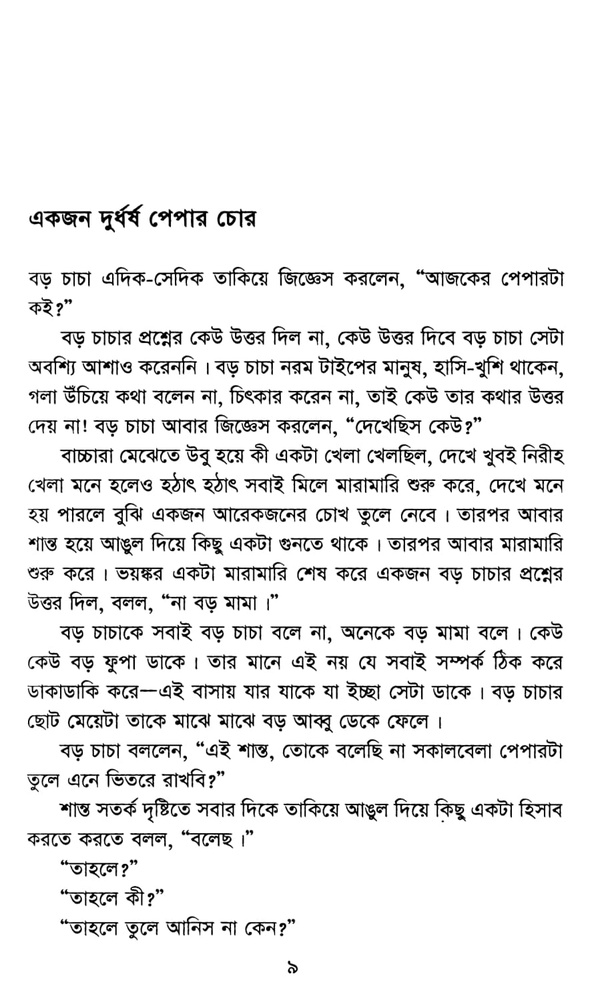
#> input picture OCR/full project/images/img1.jpg, 592 x 1000 px, shrunk from 887 x 1499 before the run, found by its file name
$ python character.py
#> lines starting #> are read from the running program, lines starting #| are printed output that depends on the picture; after the words box and inside, x2 and y2 are one past the last pixel; in counts of white or black regions, pixels touching at a corner belong together
import cv2
import numpy as np
from matplotlib import pyplot as plt

IMG_DIR = 'images/'


image = cv2.imread(IMG_DIR + 'img1.jpg')
#> image is the input picture: shape (1000, 592, 3); min 0, max 255, mean 235.5
gray = cv2.cvtColor(image,cv2.COLOR_BGR2GRAY)
thresh = cv2.threshold(gray, 0, 255, cv2.THRESH_BINARY_INV + cv2.THRESH_OTSU)[1]
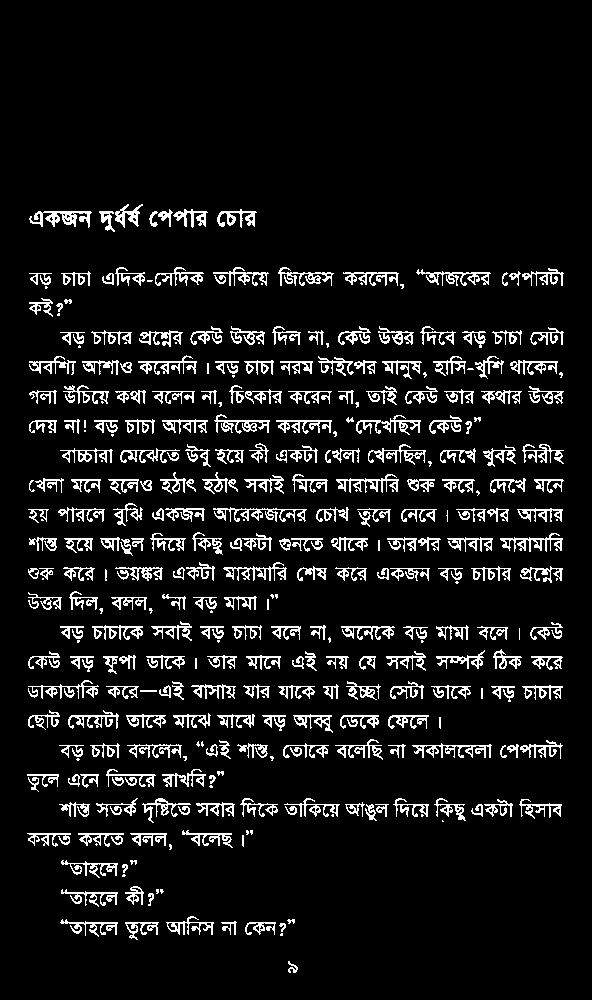
#> thresh: shape (1000, 592); 8.6% white in thin lines or dots, all inside (x1, y1, x2, y2) = (27, 204, 564, 973)

# Remove horizontal
horizontal_kernel = cv2.getStructuringElement(cv2.MORPH_RECT, (12,1))
detected_lines = cv2.morphologyEx(thresh, cv2.MORPH_OPEN, horizontal_kernel, iterations=2)
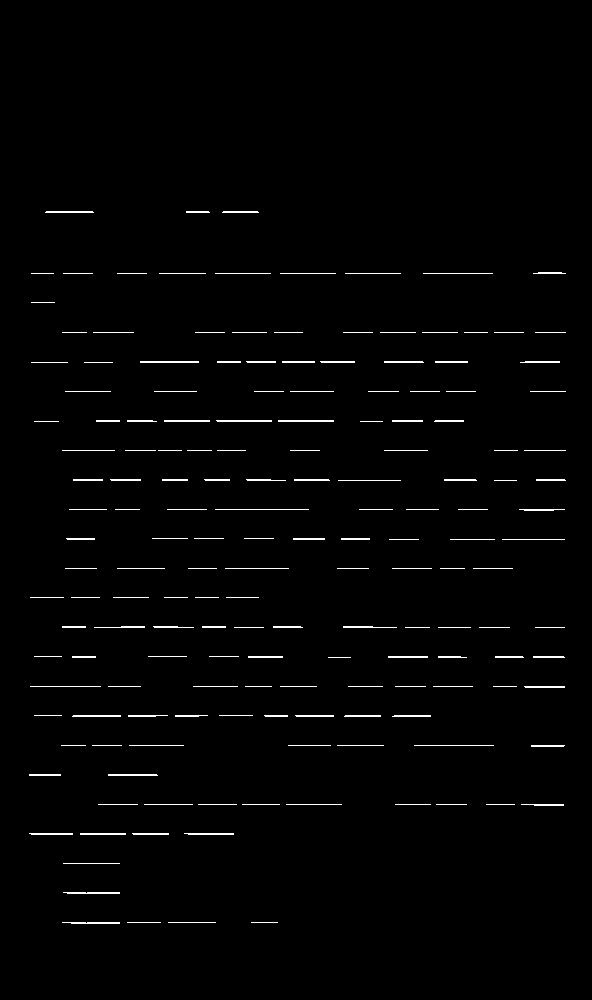
#> detected_lines: shape (1000, 592); 1.4% white in thin lines or dots, all inside (x1, y1, x2, y2) = (29, 211, 566, 924)
cnts = cv2.findContours(detected_lines, cv2.RETR_EXTERNAL, cv2.CHAIN_APPROX_SIMPLE)
#> cnts = 169 contours, 108 with area under 20; largest, box (x1, y1, x2, y2) and area: (140, 361, 199, 363) 58, (278, 420, 334, 422) 55, (216, 420, 272, 422) 54, (63, 892, 120, 894) 52, (108, 774, 158, 776) 48
cnts = cnts[0] if len(cnts) == 2 else cnts[1]
for c in cnts:
    cv2.drawContours(image, [c], -1, (255,255,255), 2)
#> this loop made 169 passes
#> c on passes 1 to 3: [[251, 922], [277, 922]], [[168, 922], [215, 922]], [[127, 922], [160, 922]]
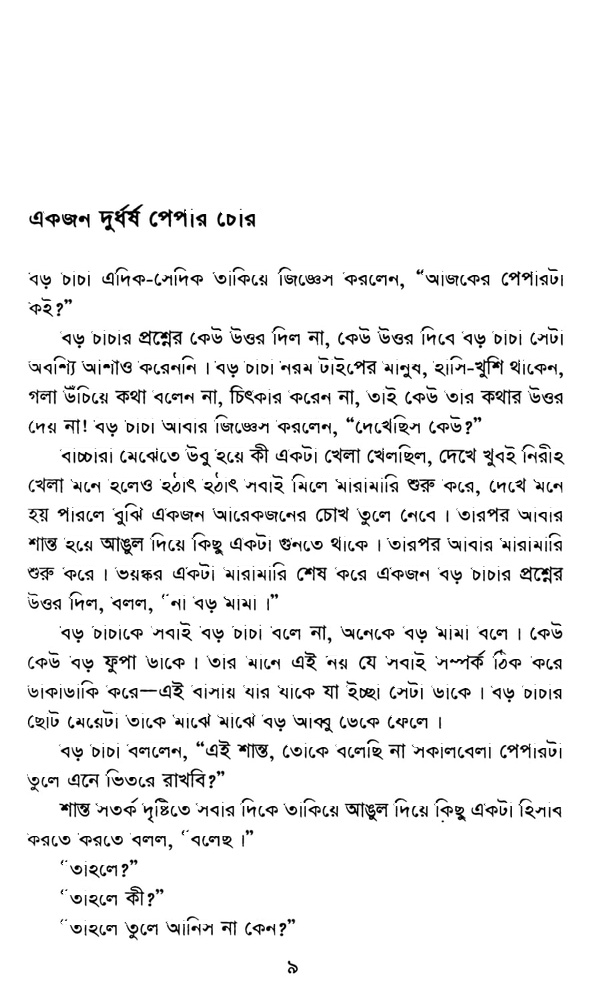
#> image: shape (1000, 592, 3); 3.28% of pixels changed, all inside (x1, y1, x2, y2) = (28, 210, 567, 925)

# Repair image
repair_kernel = cv2.getStructuringElement(cv2.MORPH_RECT, (1,6))
#> repair_kernel = [1, 1, 1, 1, 1, 1]
result = 255 - cv2.morphologyEx(255 - image, cv2.MORPH_CLOSE, repair_kernel, iterations=1)
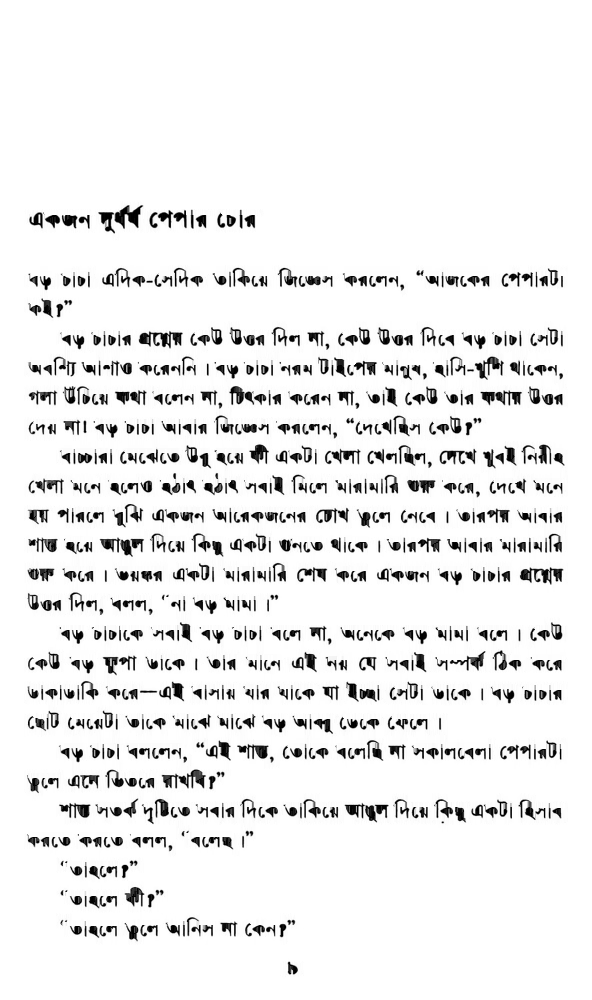
#> result: shape (1000, 592, 3); min 0, max 255, mean 236.1

result=cv2.cvtColor(result, cv2.COLOR_BGR2GRAY);
#> result: shape (1000, 592)
result = cv2.threshold(result, 0, 255, cv2.THRESH_BINARY_INV + cv2.THRESH_OTSU)[1]
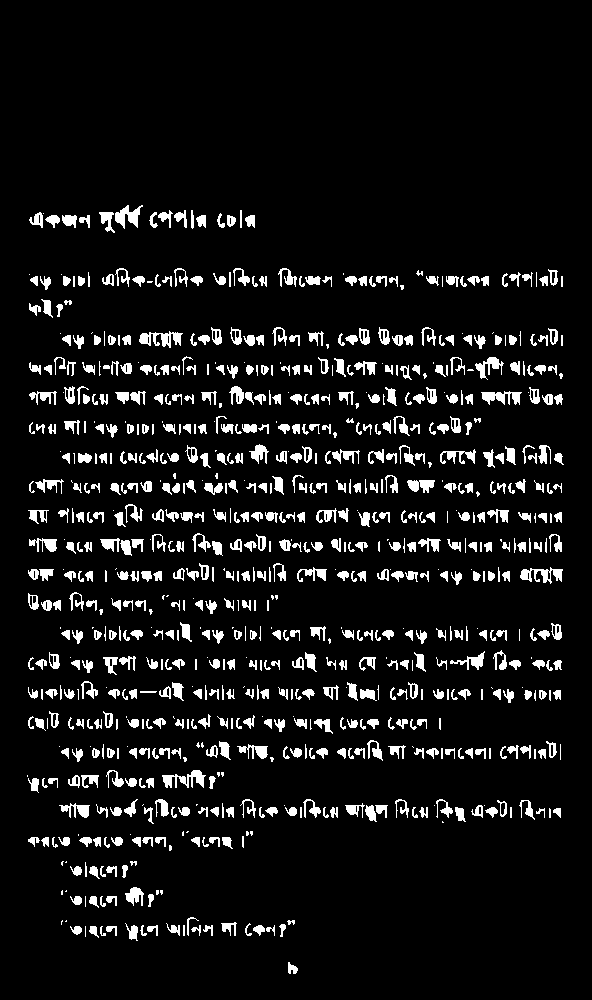
#> result: shape (1000, 592); 7.9% white; 842 white regions (156 under 20 px)
contours, hierarchy = cv2.findContours(result,cv2.RETR_EXTERNAL,cv2.CHAIN_APPROX_NONE)[-2:]
#> contours = 842 contours, 335 with area under 20; largest, box (x1, y1, x2, y2) and area: (139, 331, 183, 348) 310, (520, 567, 563, 584) 290, (162, 770, 206, 788) 282, (115, 205, 143, 229) 272, (481, 391, 522, 405) 254


for contour in contours:
    [x,y,w,h] = cv2.boundingRect(contour)
    if w <1 and h<1:
        continue
    cv2.rectangle(image,(x,y),(x+w,y+h),(255,0,255),1)
#> this loop made 842 passes
#> (x, y, w, h) on passes 1 to 3: (288, 962, 10, 12), (106, 926, 11, 10), (100, 926, 6, 10)
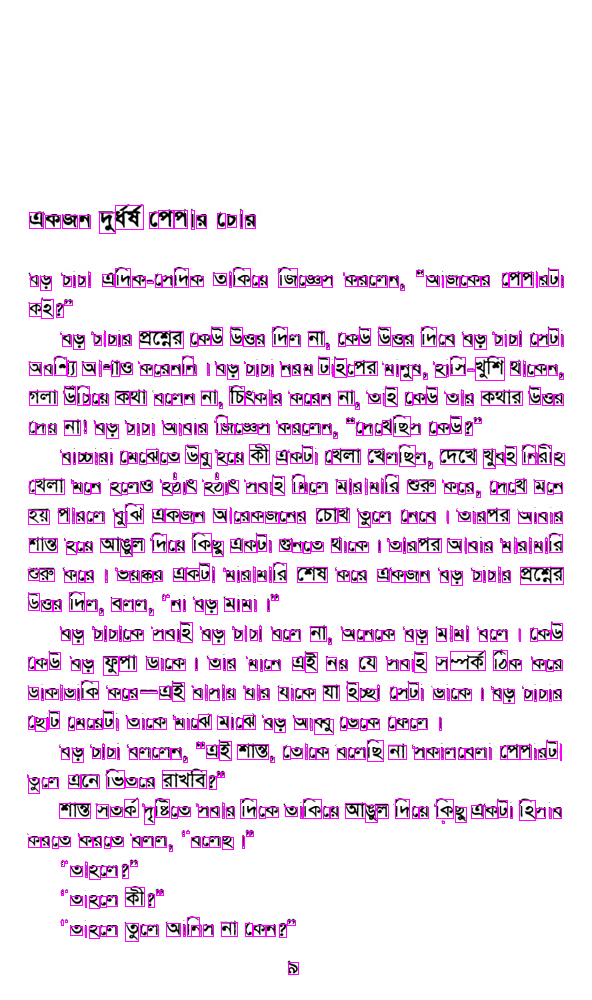
#> image: shape (1000, 592, 3); 5.33% of pixels changed, all inside (x1, y1, x2, y2) = (27, 205, 565, 975)


cv2.imwrite("char.png", image)

$ run again, with OCR/full project/images/img10.jpg copied over OCR/full project/images/img1.jpg
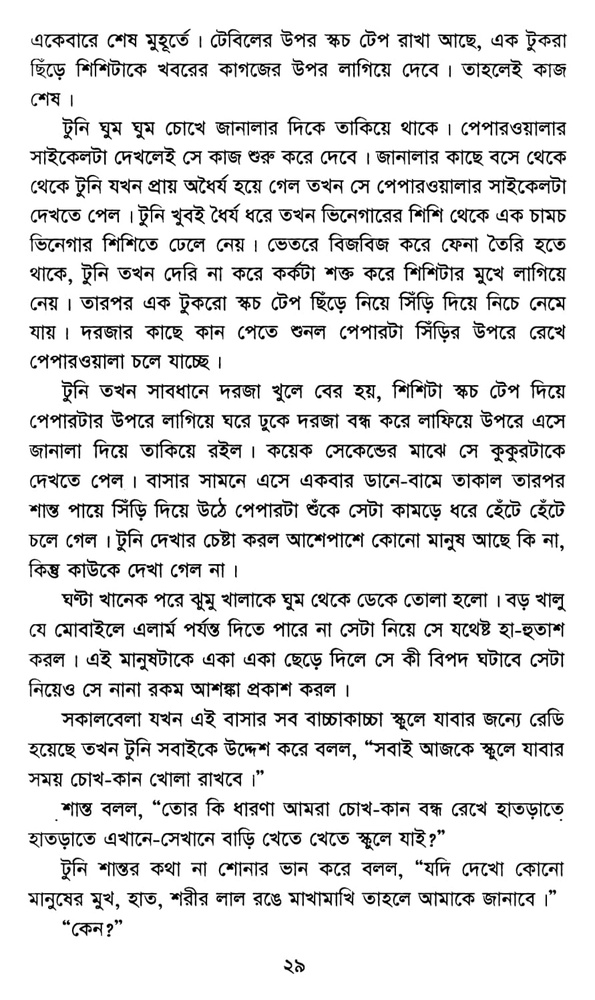
#> input picture OCR/full project/images/img10.jpg, 595 x 1000 px, shrunk from 891 x 1498 before the run, found by its file name
#> image is the input picture: shape (1000, 595, 3); min 0, max 255, mean 226.3
#> `thresh = cv2.threshold(gray, 0, 255, cv2.THRESH_BINARY_INV + cv2.THRES..`:
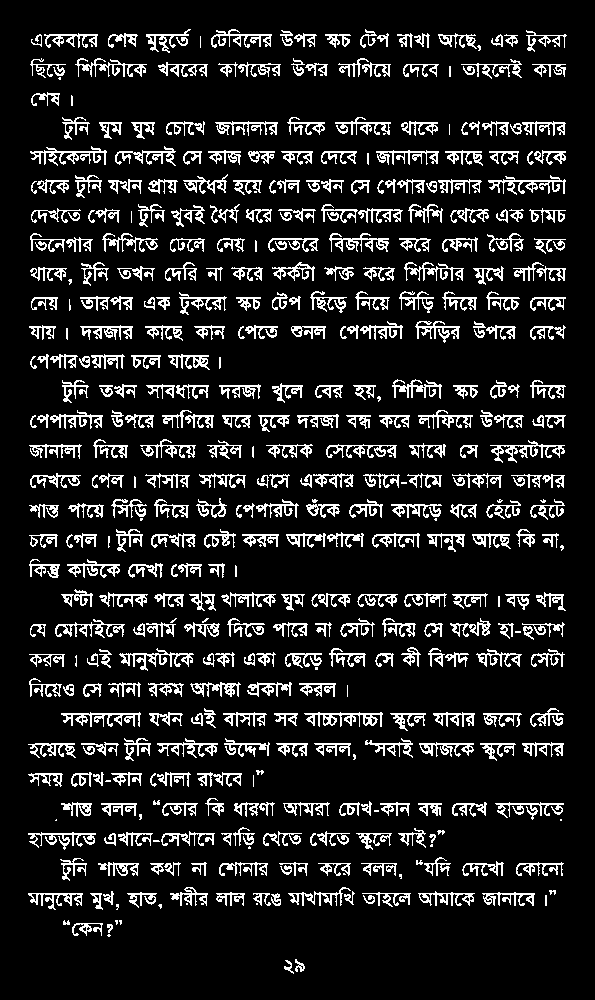
#> thresh: shape (1000, 595); 12.6% white in thin lines or dots, all inside (x1, y1, x2, y2) = (28, 29, 567, 974)
#> detected_lines: shape (1000, 595); 1.9% white in thin lines or dots, all inside (x1, y1, x2, y2) = (30, 34, 569, 924)
#> cnts = 219 contours, 118 with area under 20; largest, box (x1, y1, x2, y2) and area: (63, 713, 143, 715) 78, (306, 713, 385, 715) 78, (497, 803, 566, 805) 66, (32, 151, 109, 153) 62, (159, 743, 220, 745) 59
#> the loop `for c in cnts:` made 219 passes
#> c on passes 1, 3, 4: [[78, 923], [104, 923]], [[420, 893], [476, 893]], [[364, 893], [412, 893]]
#> repair_kernel = [1, 1, 1, 1, 1, 1]
#> contours = 1133 contours, 442 with area under 20; largest, box (x1, y1, x2, y2) and area: (392, 380, 442, 400) 362, (450, 619, 491, 638) 259, (306, 500, 340, 519) 255, (197, 773, 242, 788) 248, (151, 534, 196, 549) 238
#> the loop `for contour in contours:` made 1133 passes
#> (x, y, w, h) on passes 1 to 3: (284, 961, 10, 14), (295, 960, 10, 13), (93, 926, 9, 11)
#> after the loop `for contour in contours:`:
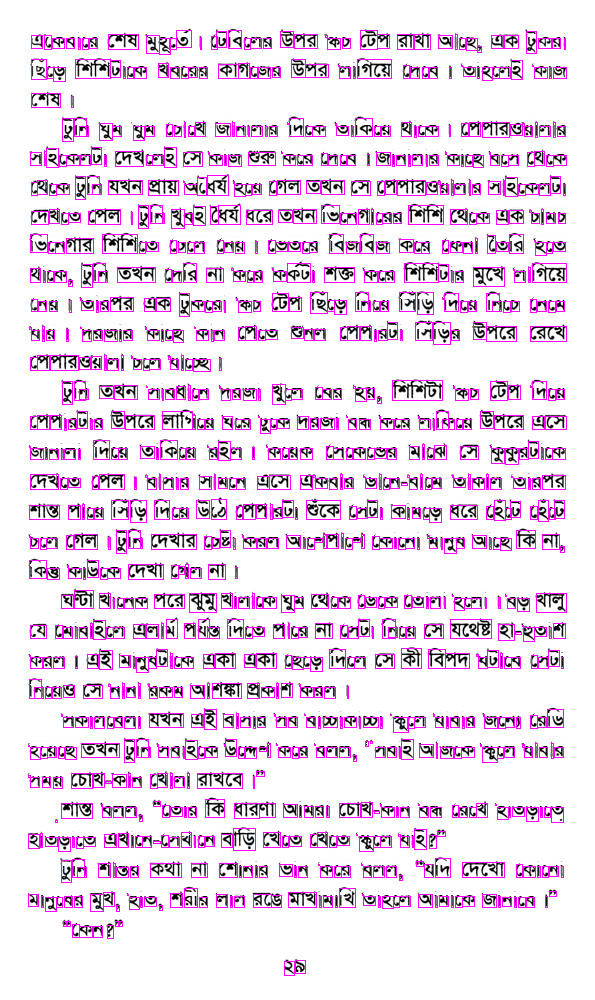
#> image: shape (1000, 595, 3); mean B, G, R 236, 216.4, 236

$ run again, with OCR/full project/images/img12.jpg copied over OCR/full project/images/img1.jpg
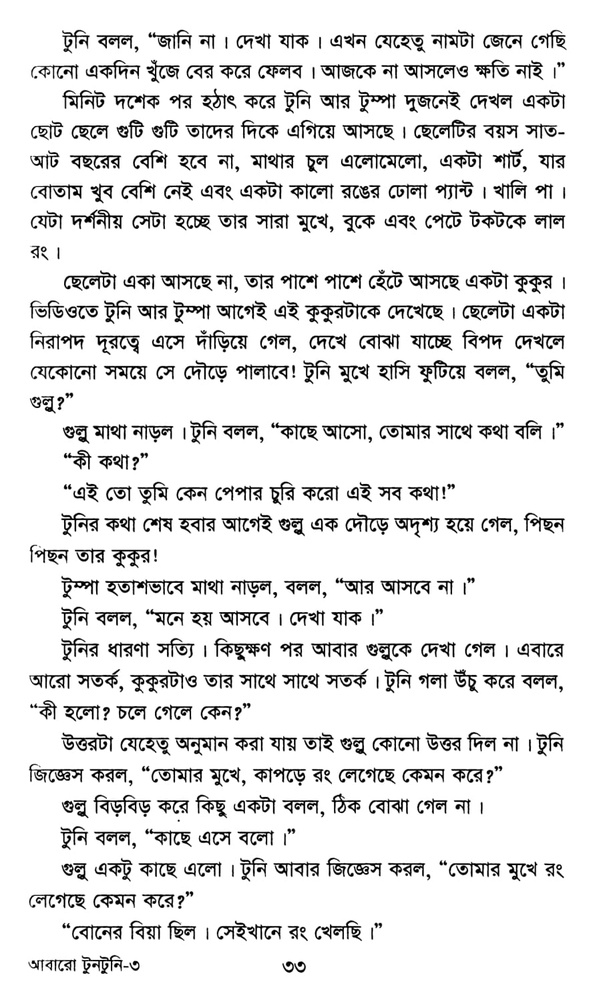
#> input picture OCR/full project/images/img12.jpg, 595 x 1000 px, shrunk from 891 x 1498 before the run, found by its file name
#> image is the input picture: shape (1000, 595, 3); min 0, max 255, mean 229.1
#> `thresh = cv2.threshold(gray, 0, 255, cv2.THRESH_BINARY_INV + cv2.THRES..`:
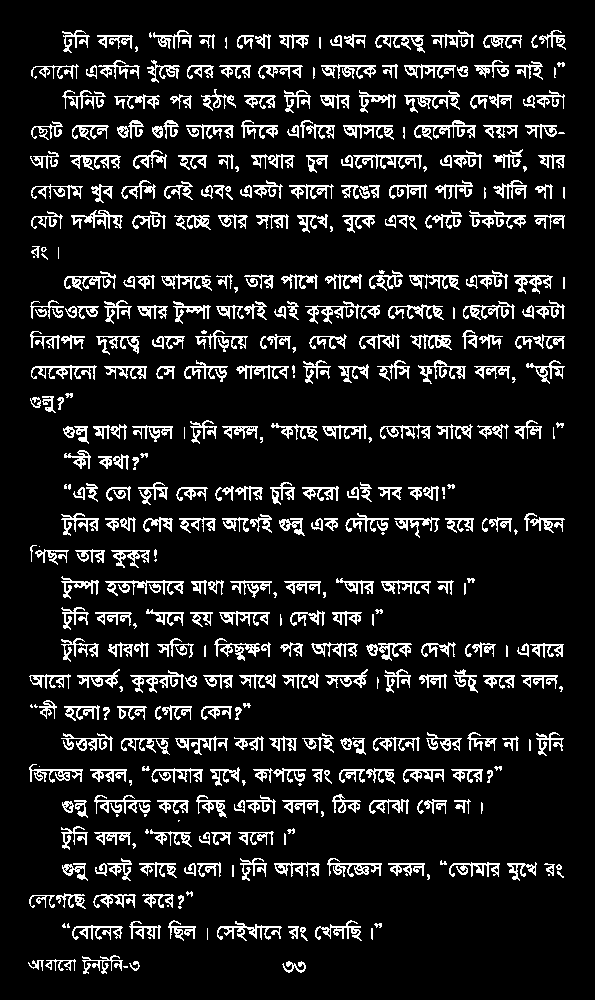
#> thresh: shape (1000, 595); 11.3% white in thin lines or dots, all inside (x1, y1, x2, y2) = (28, 30, 566, 974)
#> detected_lines: shape (1000, 595); 1.7% white in thin lines or dots, all inside (x1, y1, x2, y2) = (32, 35, 567, 961)
#> cnts = 192 contours, 95 with area under 20; largest, box (x1, y1, x2, y2) and area: (35, 366, 99, 368) 61, (419, 125, 478, 127) 58, (96, 800, 153, 802) 56, (471, 215, 528, 217) 56, (406, 95, 462, 97) 54
#> the loop `for c in cnts:` made 192 passes
#> c on passes 1 to 3: [[84, 960], [124, 960]], [[48, 960], [77, 960]], [[332, 926], [332, 927], [362, 927], [362, 926]]
#> repair_kernel = [1, 1, 1, 1, 1, 1]
#> contours = 1008 contours, 376 with area under 20; largest, box (x1, y1, x2, y2) and area: (388, 305, 444, 321) 291, (251, 155, 295, 170) 243, (279, 519, 305, 537) 232, (117, 121, 144, 140) 231, (62, 864, 88, 882) 228
#> the loop `for contour in contours:` made 1008 passes
#> (x, y, w, h) on passes 1 to 3: (123, 967, 5, 2), (114, 963, 8, 9), (92, 963, 8, 9)
#> after the loop `for contour in contours:`:
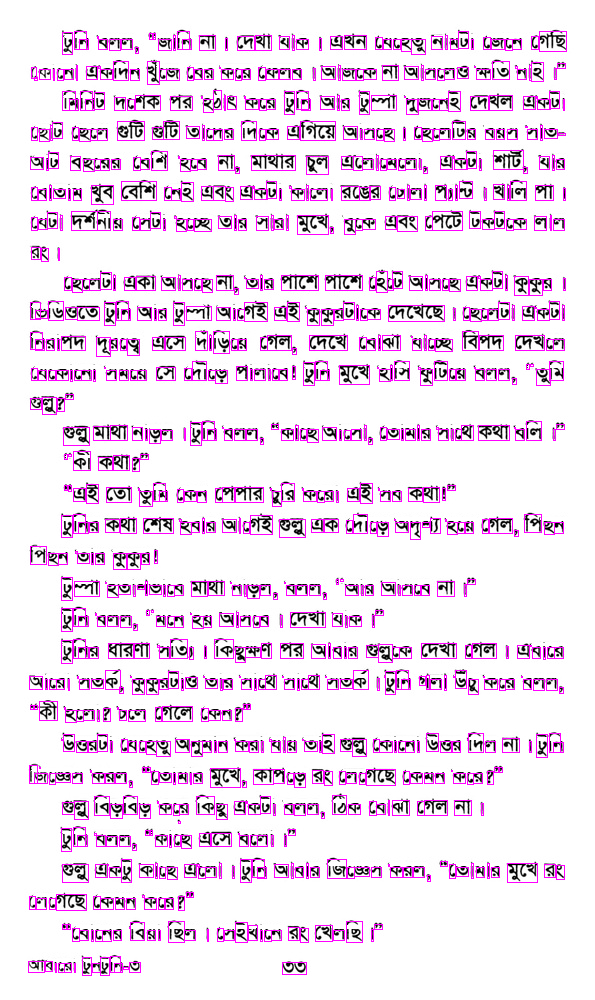
#> image: shape (1000, 595, 3); mean B, G, R 237.7, 220.4, 237.7
